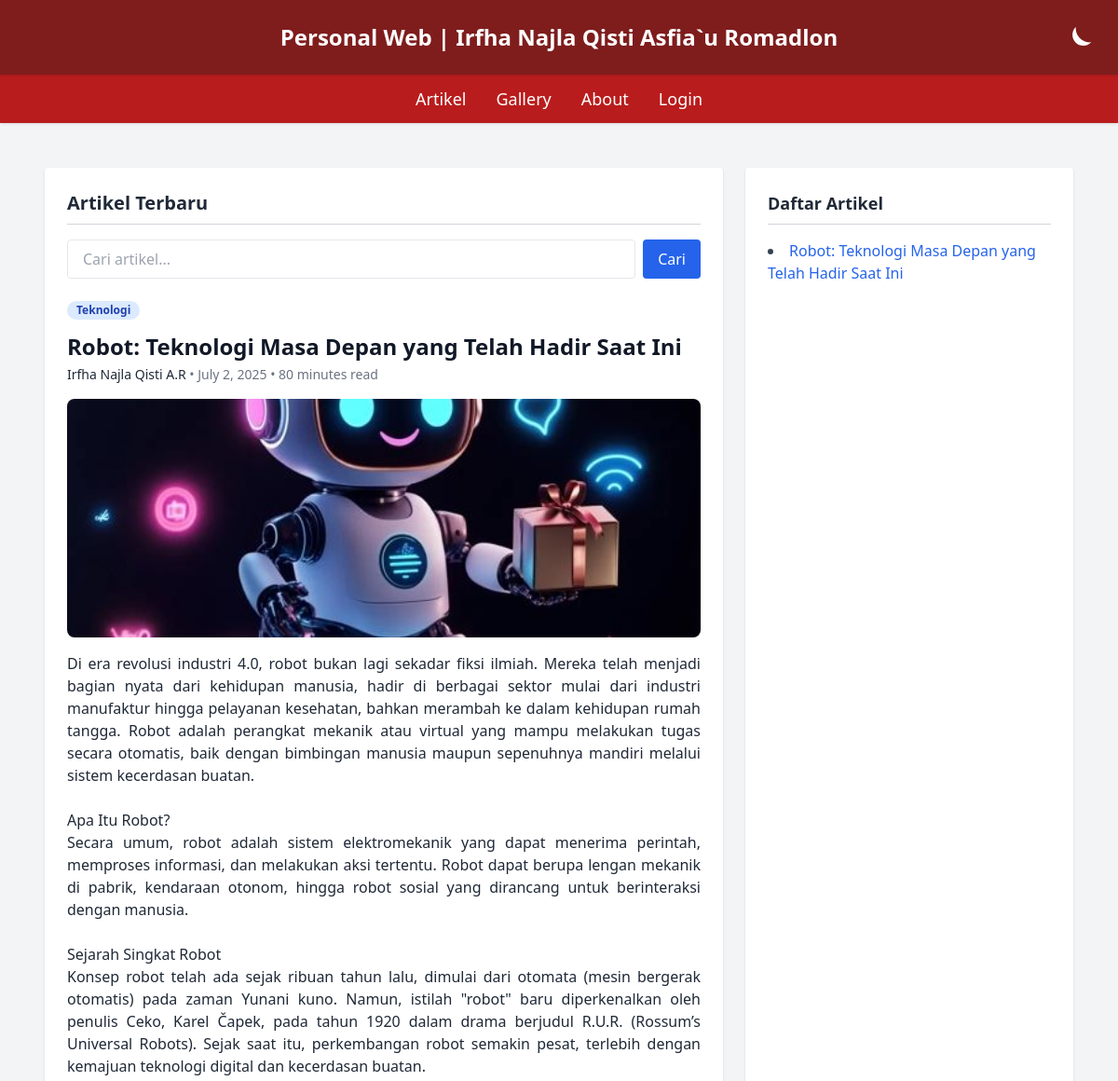
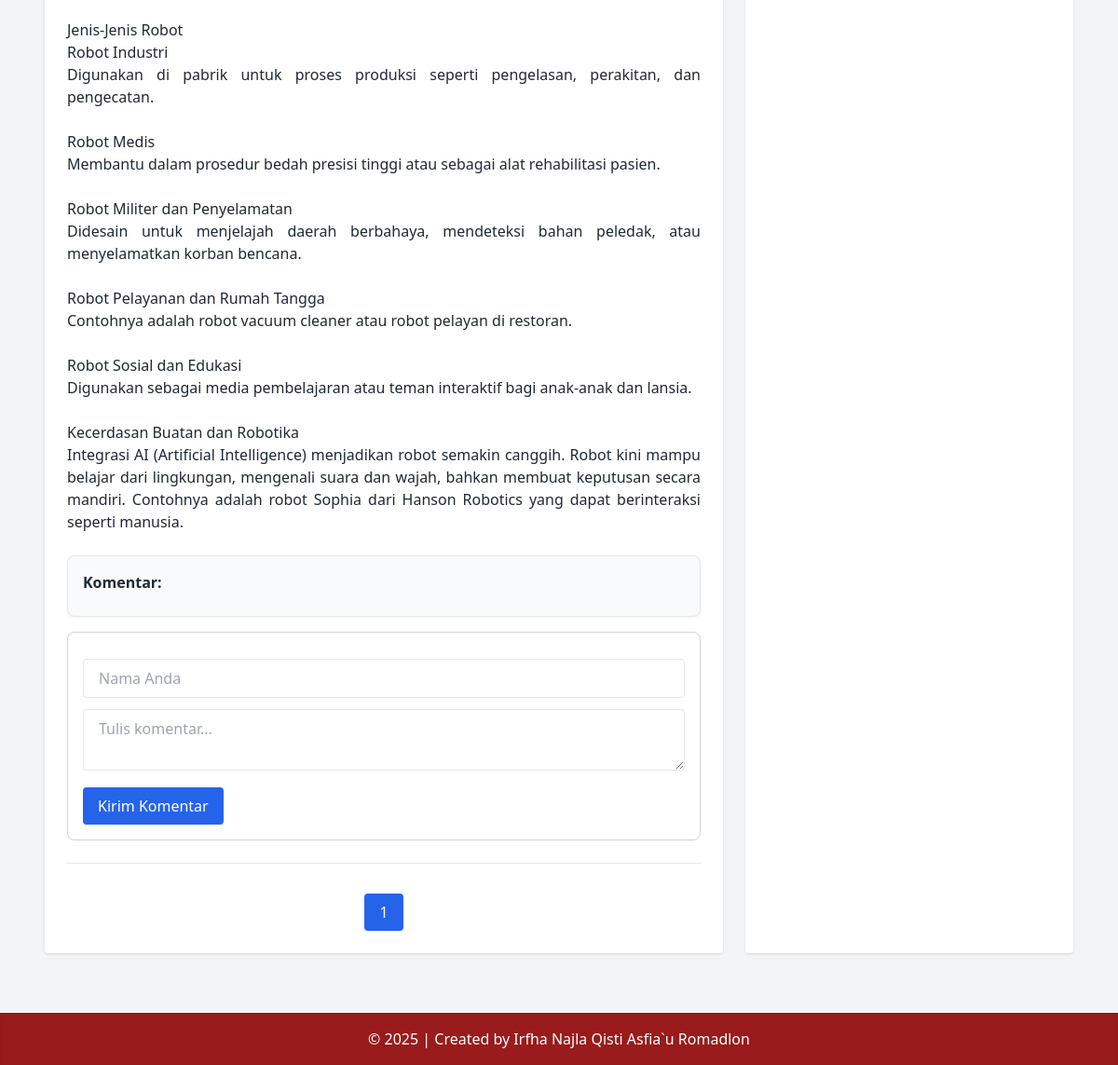
The page / on the database its author committed (2 pictures, top to bottom).
### tables this page shows
CREATE TABLE `tbl_artikel` (
  `id_artikel` int(11) NOT NULL,
  `nama_artikel` varchar(100) DEFAULT NULL,
  `isi_artikel` text DEFAULT NULL,
  `gambar_artikel` varchar(255) NOT NULL,
  `nama_penulis` varchar(100) NOT NULL,
  `tanggal_publish` date DEFAULT NULL,
  `tag_artikel` varchar(255) NOT NULL
);

### index.php (the view, shortened to what this page needs)
<?php
include "koneksi.php";
$search = isset($_GET['search']) ? mysqli_real_escape_string($db, $_GET['search']) : '';
$page = isset($_GET['page']) ? (int)$_GET['page'] : 1;
$limit = 3;
$offset = ($page - 1) * $limit;
$count_sql = "SELECT COUNT(*) as total FROM tbl_artikel WHERE nama_artikel LIKE '%$search%'";
$count_result = mysqli_query($db, $count_sql);
$total_rows = mysqli_fetch_assoc($count_result)['total'];
$total_pages = ceil($total_rows / $limit);
$sql = "SELECT * FROM tbl_artikel WHERE nama_artikel LIKE '%$search%' ORDER BY id_artikel DESC LIMIT $limit OFFSET $offset";
$query = mysqli_query($db, $sql);
?>
<!DOCTYPE html>
<html lang="en" class="transition-colors duration-300">
<head>
    <script src="https://cdn.tailwindcss.com"></script>
</head>
<body class="bg-gray-100 dark:bg-gray-900 text-gray-800 dark:text-gray-100 font-sans transition-all duration-300">
    <header class="relative bg-red-900 dark:bg-gray-800 text-white text-center p-6 text-2xl font-bold shadow">
        Personal Web | Irfha Najla Qisti Asfia`u Romadlon
        <button onclick="toggleDarkMode()" class="absolute right-6 top-6 text-white hover:scale-110 transition" title="Toggle Theme">
            <svg id="icon-moon" xmlns="http://www.w3.org/2000/svg" class="w-10 h-10 fill-current" viewBox="0 0 24 24">
                <path d="M21 12.79A9 9 0 0111.21 3a7 7 0 1010 9.79z" />
            </svg>
        </button>
    </header>
    <nav class="bg-red-700 dark:bg-gray-700 text-white py-3 shadow">
        <ul class="flex justify-center space-x-8 font-medium text-lg">
            <li><a href="index.php" class="hover:underline">Artikel</a></li>
            <li><a href="gallery.php" class="hover:underline">Gallery</a></li>
            <li><a href="about.php" class="hover:underline">About</a></li>
            <li><a href="admin/login.php" class="hover:underline">Login</a></li>
        </ul>
    </nav>
    <main class="max-w-6xl mx-auto p-6 grid grid-cols-1 md:grid-cols-3 gap-6 mt-6">
        <section class="md:col-span-2 bg-white dark:bg-gray-800 p-6 rounded shadow">
            <h2 class="text-xl font-bold mb-4 border-b border-gray-300 dark:border-gray-600 pb-2">Artikel Terbaru</h2>
            <form method="GET" class="mb-6 flex gap-2">
                <input type="text" name="search" placeholder="Cari artikel..." value="<?php echo htmlspecialchars($search); ?>" class="w-full px-4 py-2 rounded border dark:bg-gray-700 dark:text-white" />
                <button type="submit" class="bg-blue-600 hover:bg-blue-700 text-white px-4 py-2 rounded">Cari</button>
            </form>
            <div class="space-y-6">
                <?php while ($data = mysqli_fetch_array($query)): ?>
                <div class='border-b border-gray-200 dark:border-gray-600 pb-6'>
                    <div class='flex flex-wrap items-center gap-2 mb-3'>
                        <?php foreach (explode(',', $data['tag_artikel']) as $tag): ?>
                        <span class='bg-blue-100 text-blue-800 text-xs font-semibold px-2.5 py-0.5 rounded-full dark:bg-blue-900 dark:text-blue-300'><?php echo htmlspecialchars(trim($tag)); ?></span>
                        <?php endforeach; ?>
                    </div>
                    <h3 class='text-2xl font-bold text-gray-900 dark:text-white leading-snug mb-1'><?php echo htmlspecialchars($data['nama_artikel']); ?></h3>
                    <p class='text-sm text-gray-500 dark:text-gray-400 mb-4'>
                        <span class='font-medium text-gray-800 dark:text-gray-200'><?php echo htmlspecialchars($data['nama_penulis']); ?></span> &bull;
                        <?php echo date("F j, Y", strtotime($data['tanggal_publish'])); ?> •
                        <?php echo floor(str_word_count(strip_tags($data['isi_artikel'])) / 200 * 60); ?> minutes read
                    </p>
                    <?php if (!empty($data['gambar_artikel'])): ?>
                        <img src='images/<?php echo htmlspecialchars($data['gambar_artikel']); ?>' class='w-full h-64 object-cover mb-4 rounded-lg shadow-sm' alt='Gambar Artikel'>
                    <?php endif; ?>
                    <p class='text-justify text-gray-800 dark:text-gray-100'><?php echo nl2br(htmlspecialchars($data['isi_artikel'])); ?></p>
                    <div class='mt-6 p-4 bg-gray-50 dark:bg-gray-700 rounded-lg border border-gray-200 dark:border-gray-600 shadow-sm'>
                        <h4 class='text-md font-bold mb-2 text-gray-800 dark:text-white'>Komentar:</h4>
                    </div>
                    <div class='mt-4 p-4 bg-white dark:bg-gray-800 rounded-lg border border-gray-300 dark:border-gray-600'>
                        <form action='' method='POST' class='space-y-3'>
                            <input type='text' name='nama_komentator' placeholder='Nama Anda' required class='w-full px-4 py-2 rounded border dark:bg-gray-700 dark:text-white'>
                            <textarea name='isi_komentar' placeholder='Tulis komentar...' required class='w-full px-4 py-2 rounded border dark:bg-gray-700 dark:text-white'></textarea>
                            <button type='submit' name='submit_komentar' class='bg-blue-600 hover:bg-blue-700 text-white px-4 py-2 rounded'>Kirim Komentar</button>
                        </form>
                    </div>
                </div>
                <?php endwhile; ?>
            </div>
            <div class='flex justify-center mt-8 space-x-2'>
                <?php for ($i = 1; $i <= $total_pages; $i++): ?>
                    <?php
                    $active = ($i == $page) ? 'bg-blue-600 text-white' : 'bg-gray-200 text-gray-800 dark:bg-gray-700 dark:text-white';
                    ?>
                    <a href="?search=<?php echo urlencode($search); ?>&page=<?php echo $i; ?>" class="px-4 py-2 rounded <?php echo $active; ?>"><?php echo $i; ?></a>
                <?php endfor; ?>
            </div>
        </section>
        <aside class="bg-white dark:bg-gray-800 p-6 rounded shadow">
            <h2 class="text-lg font-bold mb-4 border-b border-gray-300 dark:border-gray-600 pb-2">Daftar Artikel</h2>
            <ul class="space-y-2 list-disc list-inside text-gray-700 dark:text-gray-200">
                <?php
                $sidebar_query = mysqli_query($db, "SELECT * FROM tbl_artikel ORDER BY id_artikel DESC LIMIT 10");
                while ($data = mysqli_fetch_array($sidebar_query)) {
                    echo "<li><a href='artikel_detail.php?id=" . $data['id_artikel'] . "' class='text-blue-600 hover:underline'>" . htmlspecialchars($data['nama_artikel']) . "</a></li>";
                }
                ?>
            </ul>
        </aside>
    </main>
    <footer class="bg-red-800 dark:bg-gray-800 text-white text-center py-4 mt-10 shadow-inner">
        &copy; <?php echo date('Y'); ?> | Created by Irfha Najla Qisti Asfia`u Romadlon
    </footer>
</body>
</html>

### rows shown on the page
tbl_artikel: tag_artikel "Teknologi", nama_artikel "Robot: Teknologi Masa Depan yang Telah Hadir Saat Ini", nama_penulis "Irfha Najla Qisti A.R", tanggal_publish "July 2, 2025", isi_artikel "80", gambar_artikel (picture), isi_artikel "Di era revolusi industri 4.0, robot bukan lagi sekadar fiksi ilmiah. Mereka telah menjadi bagian nyata dari kehidupan manusia, hadir di berbagai sektor mulai dari industri manufaktur hingga pelayanan kesehatan, bahkan merambah ke dalam kehidupan rumah tangga. Robot adalah perangkat mekanik atau virtual yang mampu melakukan tugas secara otomatis, baik dengan bimbingan manusia maupun sepenuhnya mandiri melalui sistem kecerdasan buatan. Apa Itu Robot? Secara umum, robot adalah sistem elektromekanik yang dapat menerima perintah, memproses informasi, dan melakukan aksi tertentu. Robot dapat berupa lengan mekanik di pabrik, kendaraan otonom, hingga robot sosial yang dirancang untuk berinteraksi…"
